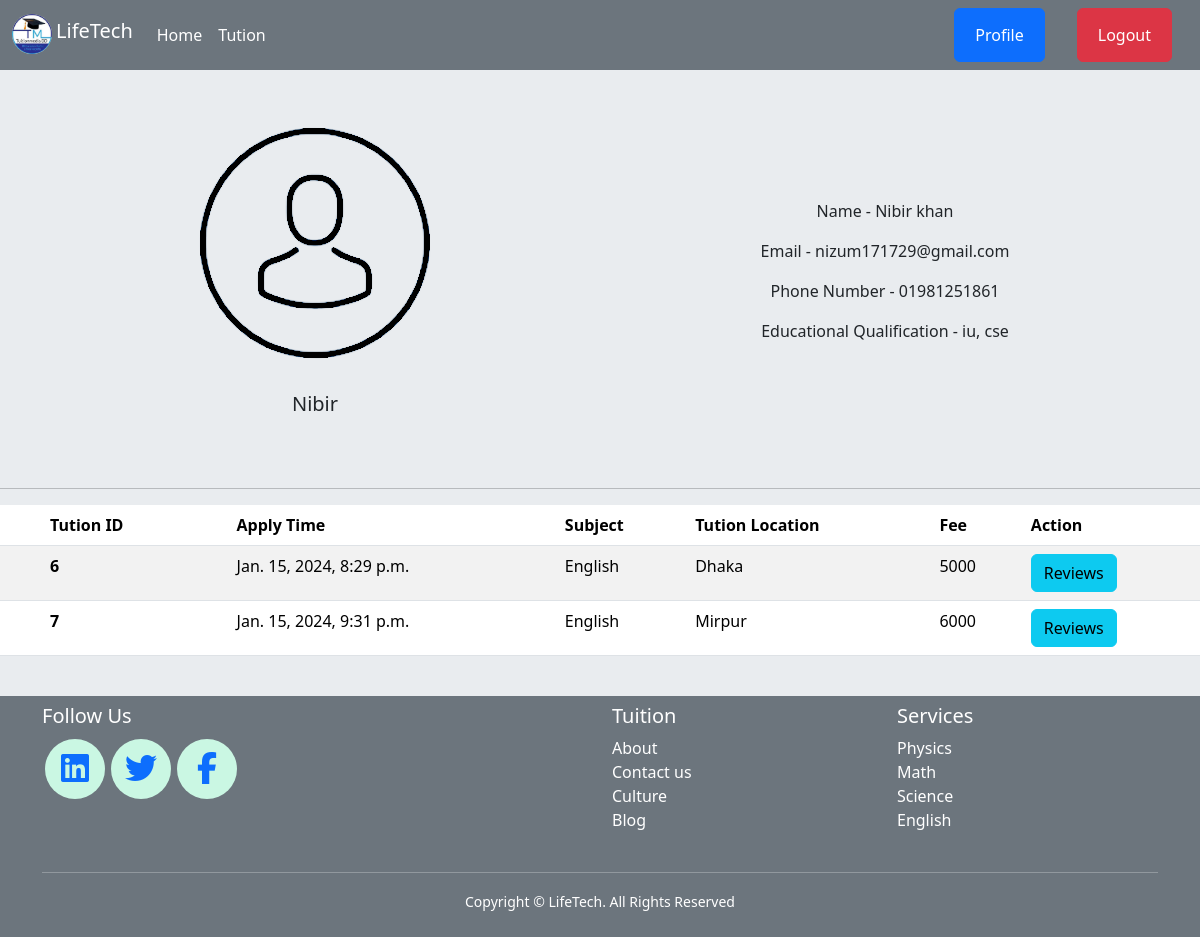
Screenshot of /user/profile/Nibir/ (signed in) with the database file from the repository.
### users/models.py (models this page shows, shortened)
class ApplicantModel(models.Model):
    user = models.OneToOneField(User, on_delete=models.CASCADE)
    mobile_no = models.CharField(max_length=12)
    educational_qualification = models.TextField()

### apply_tution/models.py (models this page shows, shortened)
class ApplicationModel(models.Model):
    applicant = models.ForeignKey(ApplicantModel, on_delete=models.CASCADE)
    tution = models.ForeignKey(TutionModel, on_delete=models.CASCADE)
    appaly_status = models.CharField(max_length=30, choices=APPALY_STATUS, default='Pending')
    created_time = models.DateTimeField(auto_now_add=True)
    cancel = models.BooleanField(default=False)

### tution/models.py (models this page shows)
class TutionModel(models.Model):
    tutionclass = models.ManyToManyField(TutionClassModel)
    subject = models.CharField(max_length=100)
    weekly_day = models.IntegerField()
    daily_time = models.IntegerField()
    location = models.CharField(max_length=200)
    fee = models.IntegerField()
    tution_status = models.CharField(max_length=30, choices=TUTION_STATUS, default='Running')

### users/views.py (the view)
# urls.py: path('profile/<str:username>/',  views.profileview, name='profile'),
@login_required
def profileview(request, username):
    applicant = get_object_or_404(ApplicantModel, user=request.user)
    selected_applications = ApplicationModel.objects.filter(applicant=applicant, appaly_status='Selected')
    user = get_object_or_404(User, username=username)
    applicant = get_object_or_404(ApplicantModel, user=user)
    print(applicant.mobile_no)
    return render(request, 'profile.html', {'data': applicant, 'application' : selected_applications})

### users/templates/profile.html (shortened to what this page needs)
{% extends "base.html" %}
{% load static %}
{% block content %}
<div class="container mt-4">
    <div class="row d-flex justify-content-center align-items-center mt-5" >
      <div style="text-align: center;" class="col">
        <img style="width: 250px; height: 250px; border-radius: 130px; mix-blend-mode: color-burn;" src="{% static 'profile.png' %}" alt="patient">
        <h5  class="m-4">{{user.username}}</h5>
      </div>
      <div class="col">
        <p style="text-align: center;">Name - {{data.user.first_name}} {{data.user.last_name}}</p>
        <p style="text-align: center;">Email - {{data.user.email}}</p>
        <p style="text-align: center;">Phone Number - {{data.mobile_no}}</p>
        <p style="text-align: center;">Educational Qualification - {{data.educational_qualification}}</p>
      </div>
    </div>
  </div>
<div class="mt-5">
  <hr>
</div>
<div class="bg-body-secondary pb-4">
  <div class="table-responsive">
      <table class="table table-striped table-hover w-100 bg-body-secondary">
          <thead>
              <tr style="padding-left: 50px;">
                  <th style="padding-left: 50px;" scope="col">Tution ID</th>
                  <th scope="col">Apply Time</th>
                  <th scope="col">Subject</th>
                  <th scope="col">Tution Location</th>
                  <th scope="col">Fee</th>
                  <th scope="col">Action</th>
              </tr>
          </thead>
          <tbody>
              {% for i in application %}
                  <tr>
                      <th style="padding-left: 50px;" scope="row">{{i.tution.id}}</th>
                      <td>{{i.created_time}}</td>
                      <td>{{i.tution.subject}}</td>
                      <td>{{i.tution.location}}</td>
                      <td>{{i.tution.fee}}</td>
                      <td><a class="btn btn-info" href="{% url 'review' i.tution.id %}">Reviews </a></td>
                  </tr>
              {% endfor %}
          </tbody>
      </table>
  </div>
</div>
{% endblock content %}

### rows the page displays
ApplicantModel: user.first_name "Nibir", user.last_name "khan", user.email "nizum171729@gmail.com", mobile_no "01981251861", educational_qualification "iu, cse"
ApplicationModel: tution.id "6", created_time "Jan. 15, 2024, 8:29 p.m.", tution.subject "English", tution.location "Dhaka", tution.fee "5000"
ApplicationModel: tution.id "7", created_time "Jan. 15, 2024, 9:31 p.m.", tution.subject "English", tution.location "Mirpur", tution.fee "6000"

### other values shown
{{ user.username }} "Nibir"
